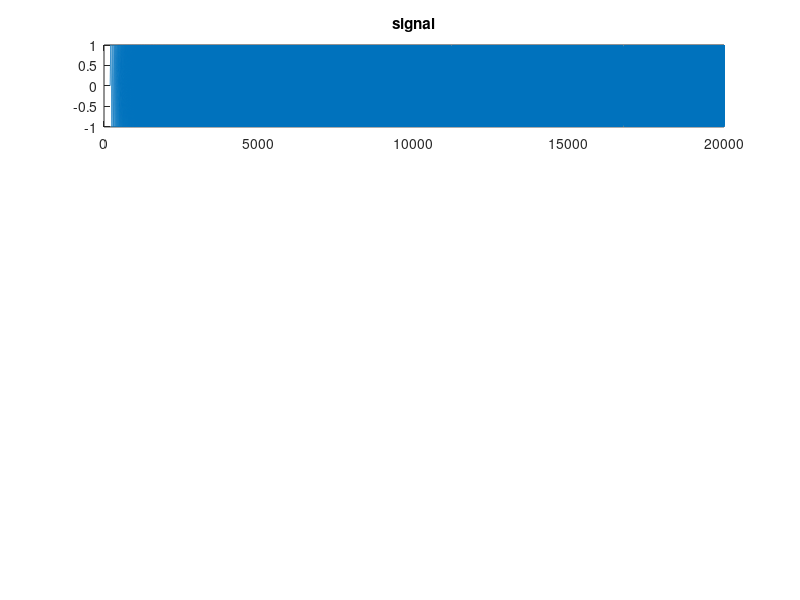

This figure's MATLAB source: (Note: this script raises an error after producing the figure.)
function fixedLinResonance
% Explores the possibility of a fixed linear resonance working in
% association with a fixed Q nonlinear resonance.
clear all
figure(101), clf
figure(100), clf

dur=1;
sampleRate=200000;
dt=1/sampleRate;
nPoints=sampleRate*dur;
f=linspace(200,20000,nPoints);
t=dt:dt:dt*nPoints;
y=sin(2*pi*f.*t);
figure(100), subplot(4,1,1),plot(f,y)
title('signal')

% low pass (velocity to displacement)
y=UTIL_Butterworth (y, dt, 4000, 40000, 1);
figure(100), subplot(4,1,2),loglog(f,y)
ylim([.01 10])
title('displacement')

% high pass (stapes inertia)
y=UTIL_Butterworth (y, dt, 1, 1000, 1);
figure(100), subplot(4,1,2),loglog(f,y)
ylim([.01 10])
title('stapes')

% linear path bandpass (fixed resonance)
y2=UTIL_Butterworth (y, dt, 100, 2000, 1);
figure(100), subplot(4,1,3),semilogx(f,y2)
ylim([.01 10])
title('linear path')

ratio=1.2;
cfNo=0;
cfs=round(logspace(log10(350),log10(10000),7));
for cf=cfs
    cfNo=cfNo+1;
    
    % narrowly tuned nonlinear
    y3=UTIL_Butterworth (y, dt, cf/ratio, cf*ratio, 3);
    Q=cf/(-cf/ratio + cf*ratio)
    figure(100), subplot(4,1,4)
        semilogx(f,log(y3))
%     semilogx(f,(y3)) % NB linear scale
    hold on
    ylim([-10 10]), xlim([200 20000])
    title(['nonlinear path  Q= ' num2str(Q)])
    
    figure(101), subplot(1,numel(cfs),cfNo)
    semilogx(f,-log(y2+y3))
    ylim([-3 1]), xlim([200 20000])
%     semilogx(f,-(y2+y3))
%     ylim([-4 0]), xlim([200 20000])
    title(num2str(round(cf)))
    pause(.5)
end